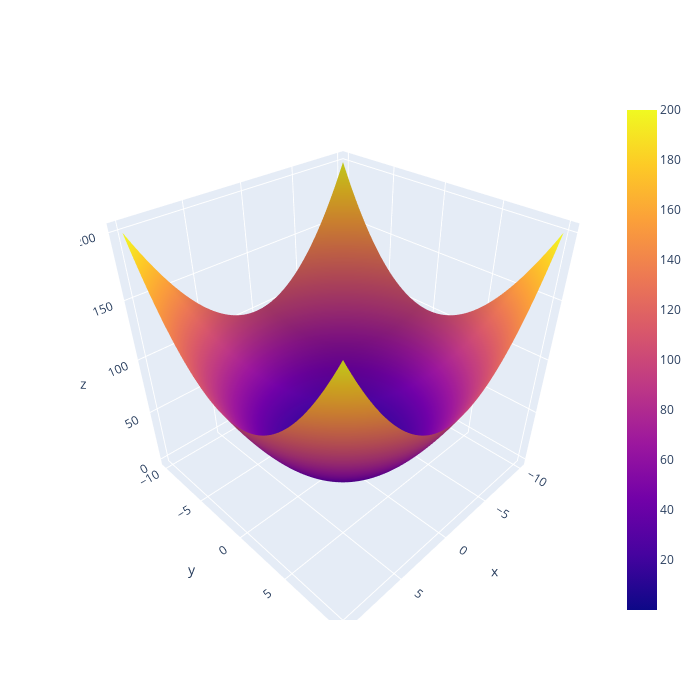

Notebook source saved alongside this figure:
### Code cell
afficher_surface(f)

### Figure 1 — Plotly figure (JSON) as saved in the notebook; plotly's stock layout.template omitted (floating-point values rounded to 4 significant figures; data arrays with more than 128 entries replaced by an {"elided": "..."} marker saying what was removed)
{"data": [{"type": "surface", "x": {"elided": "100x100 float values"}, "y": {"elided": "100x100 float values"}, "z": {"elided": "100x100 float values"}}], "layout": {"height": 700, "width": 700}}
